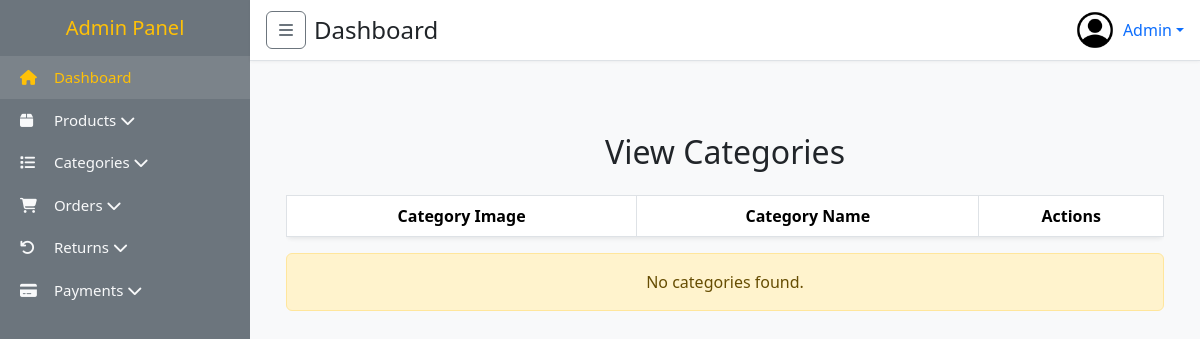
Page /admin/view_category.php on the earlier database version.
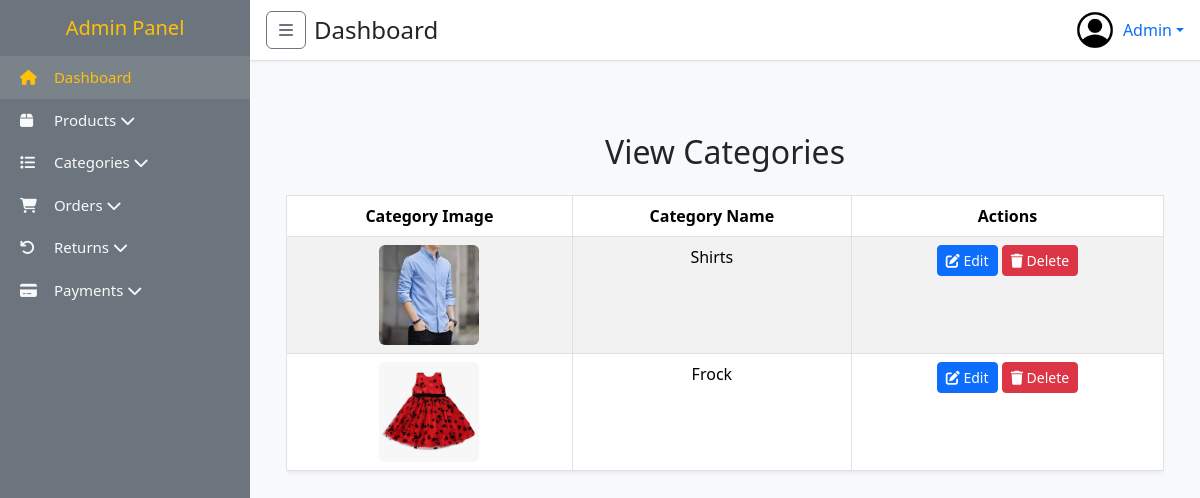
Same page on the later database version.
### tables this page shows
CREATE TABLE `categories` (
  `id` int(11) NOT NULL,
  `name` varchar(255) DEFAULT NULL,
  `file_path` text DEFAULT NULL,
  `created_at` datetime DEFAULT current_timestamp(),
  `updated_at` datetime DEFAULT current_timestamp()
);

### admin/view_category.php (the view, shortened to what this page needs)
<?php
require "inc/he.php";
require "inc/sidebar.php";
require "inc/nav.php";
require "../config/db.php";
$query = "SELECT * FROM categories";
$result = mysqli_query($con, $query);
?>
<main class="p-4">
  <div class="container mt-5">
    <h2 class="mb-4 text-center">View Categories</h2>
    <div class="table-responsive">
      <table class="table table-striped table-hover table-bordered shadow-sm rounded">
        <thead class="thead-dark">
          <tr class="text-center">
            <th>Category Image</th>
            <th>Category Name</th>
            <th>Actions</th>
          </tr>
        </thead>
        <tbody>
          <?php while ($row = mysqli_fetch_assoc($result)): ?>
            <tr class="text-center">
              <td>
                <img src="<?php echo $row['file_path']; ?>" alt="Category Image" class="img-fluid rounded" style="max-width: 100px; height: auto;">
              </td>
              <td><?php echo htmlspecialchars($row['name']); ?></td>
              <td>
                <a href="edit_category.php" id=<?php echo $row['id']; ?>" class="btn btn-primary btn-sm" data-bs-toggle="tooltip" data-bs-placement="top" title="Edit Category">
                  <i class="fa fa-edit"></i> Edit
                </a>
                <a href="delete_category.php" class="btn btn-danger btn-sm" data-bs-toggle="modal" data-bs-target="#deleteModal<?php echo $row['id']; ?>" data-bs-placement="top" title="Delete Category">
                  <i class="fa fa-trash"></i> Delete
                </a>
              </td>
            </tr>
          <?php endwhile; ?>
        </tbody>
      </table>
    </div>
    <?php if (mysqli_num_rows($result) == 0): ?>
        <div class="alert alert-warning text-center">No categories found.</div>
    <?php endif; ?>
  </div>
</main>
<link href="https://cdn.jsdelivr.net/npm/bootstrap-icons/font/bootstrap-icons.css" rel="stylesheet">
<?php require "inc/footer.php"; ?>

### admin/inc/he.php (shortened to what this page needs)
<!DOCTYPE html>
<html lang="en">
<head>
  <link href="https://cdn.jsdelivr.net/npm/bootstrap@5.3.2/dist/css/bootstrap.min.css" rel="stylesheet" />
  <link href="https://cdnjs.cloudflare.com/ajax/libs/font-awesome/6.5.0/css/all.min.css" rel="stylesheet" />
</head>
<body>

### admin/inc/sidebar.php (shortened to what this page needs)
<nav class="sidebar-lg d-none d-md-block" id="sidebarDesktop">
  <h5 class="text-center text-warning">Admin Panel</h5>
  <nav class="nav flex-column mt-3">
    <a href="#" class="nav-link active"><i class="fa fa-home"></i> Dashboard</a>
    <button class="btn btn-toggle align-items-center" data-bs-toggle="collapse" data-bs-target="#productsCollapse"
      aria-expanded="false" aria-controls="productsCollapse">
      <i class="fa fa-box"></i> Products
      <i class="fa fa-chevron-down ms-auto"></i>
    </button>
    <button class="btn btn-toggle align-items-center" data-bs-toggle="collapse" data-bs-target="#categoriesCollapse"
      aria-expanded="false" aria-controls="categoriesCollapse">
      <i class="fa fa-list"></i> Categories
      <i class="fa fa-chevron-down ms-auto"></i>
    </button>
    <button class="btn btn-toggle align-items-center" data-bs-toggle="collapse" data-bs-target="#ordersCollapse"
      aria-expanded="false" aria-controls="ordersCollapse">
      <i class="fa fa-shopping-cart"></i> Orders
      <i class="fa fa-chevron-down ms-auto"></i>
    </button>
    <button class="btn btn-toggle align-items-center" data-bs-toggle="collapse" data-bs-target="#returnsCollapse"
      aria-expanded="false" aria-controls="returnsCollapse">
      <i class="fa fa-undo"></i> Returns
      <i class="fa fa-chevron-down ms-auto"></i>
    </button>
    <button class="btn btn-toggle align-items-center" data-bs-toggle="collapse" data-bs-target="#paymentsCollapse"
      aria-expanded="false" aria-controls="paymentsCollapse">
      <i class="fa fa-credit-card"></i> Payments
      <i class="fa fa-chevron-down ms-auto"></i>
    </button>
  </nav>
</nav>

### admin/inc/nav.php (shortened to what this page needs)
<div class="content-wrapper">
  <header class="top-navbar">
    <div class="d-flex align-items-center">
      <button class="btn btn-outline-secondary d-none d-md-inline me-2" id="desktopToggle" aria-label="Toggle sidebar">
        <i class="fa fa-bars"></i>
      </button>
      <h4 class="m-0">Dashboard</h4>
    </div>
    <div class="dropdown">
      <a href="#" class="d-flex align-items-center text-decoration-none dropdown-toggle" id="adminMenuLink"
        data-bs-toggle="dropdown" aria-expanded="false" role="button">
        <img src="././media/profile.png" alt="Admin" class="profile-img" />
        <span class="ms-2">Admin</span>
      </a>
    </div>
  </header>

### admin/inc/footer.php (shortened to what this page needs)
</body>
</html>

### admin/inc/he.php (style rules this page uses)
:root { --sidebar-bg: #6c757d; --highlight: #ffc107; --text-light: #f8f9fa; }
body { font-family: 'Segoe UI', sans-serif; background-color: #f8f9fa; overflow-x: hidden; }
.sidebar-lg { width: 250px; background: var(--sidebar-bg); height: 100vh; position: fixed; top: 0; left: 0; padding-top: 1rem; transition: transform 0.3s ease; z-index: 1050; overflow-y: auto; }
.sidebar-lg .nav-link, .sidebar-lg .btn-toggle { color: var(--text-light); padding: 10px 20px; font-size: 15px; text-align: left; width: 100%; border: none; background: none; }
.sidebar-lg .nav-link:hover, .sidebar-lg .btn-toggle:hover, .sidebar-lg .nav-link.active { background: rgba(255, 255, 255, 0.1); color: var(--highlight); }
.sidebar-lg .nav-link i, .sidebar-lg .btn-toggle i { width: 20px; margin-right: 10px; }
.content-wrapper { margin-left: 0; transition: margin-left 0.3s ease; min-height: 100vh; }
@media (min-width: 768px) { .content-wrapper { margin-left: 250px; } }
.top-navbar { background: #fff; padding: 10px 1rem; border-bottom: 1px solid #dee2e6; position: sticky; top: 0; z-index: 1100; display: flex; justify-content: space-between; align-items: center; box-shadow: 0 1px 3px rgba(0, 0, 0, 0.05); }
.profile-img { width: 40px; height: 40px; object-fit: cover; border-radius: 50%; }

Differences in the rows shown:
added categories: file_path (picture), name "Shirts"
added categories: file_path (picture), name "Frock"
Other differences:
text no longer shown: "No categories found."
